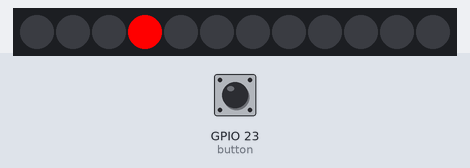
Bench run of a program on a simulated ESP32 board running MicroPython. On the bench: 12 RGB LEDs in strip order, left to right. The inputs (shaded band) are chosen by the test bench; at power-on: GPIO 23 (button) LOW. Dim RGB values are drawn brighter than linear; library files of the repository ran but are not shown: neopixel.py; what the program prints to the serial console is not drawn.

Above: at 1.24 s.
1.3 s: GPIO 23 (button) pulled HIGH for 0.15 s
At 1.48 s:
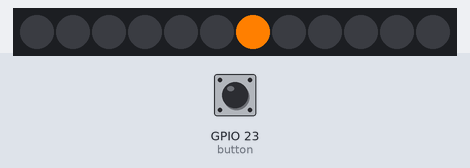
2.0 s: GPIO 23 (button) pulled HIGH for 1 s
At 2.06 s:
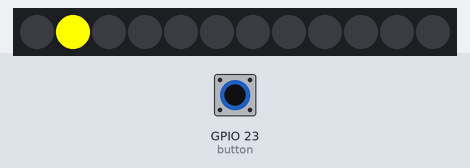
3.6 s: GPIO 23 (button) pulled HIGH for 0.15 s
At 3.71 s:
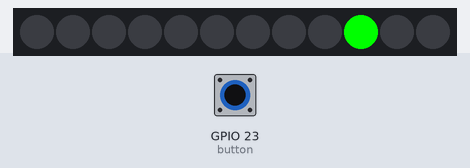
4.3 s: GPIO 23 (button) pulled HIGH for 3.2 s
At 4.37 s:
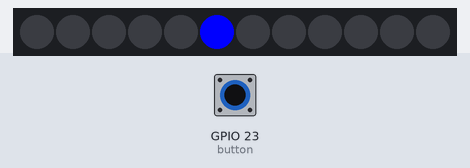
8.1 s: GPIO 23 (button) pulled HIGH for 0.15 s
At 8.23 s:
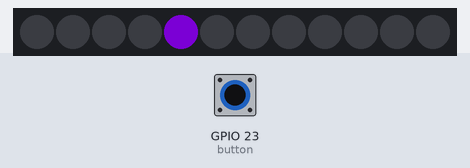
8.8 s: GPIO 23 (button) pulled HIGH for 1 s
At 8.89 s:
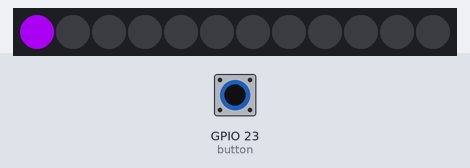

The program:

08-2.py
```python
# 實驗 #8-2：WS2812B 單顆燈順時針旋轉 + 按鈕切換彩虹顏色
# 執行環境：MicroPython v1.24.0 on ESP32-DevKitC

import machine
import neopixel
import time

# --- 硬體和常數定義 ---

# WS2812B LED 燈環設定
NUM_LEDS = 12
PIN_NEOPIXEL = 4

# 按鈕設定
PIN_BUTTON = 23

# 動畫和功能設定
ROTATION_INTERVAL_MS = 80  # LED 旋轉速度（毫秒），數值越小轉越快
DEBOUNCE_DELAY_MS = 50   # 按鈕去抖動延遲（毫秒）

# 彩虹顏色定義 (R, G, B)
COLORS = (
    (255, 0, 0),    # 0: 紅色
    (255, 127, 0),  # 1: 橙色
    (255, 255, 0),  # 2: 黃色
    (0, 255, 0),    # 3: 綠色
    (0, 0, 255),    # 4: 藍色
    (75, 0, 130),   # 5: 靛色
    (148, 0, 211)   # 6: 紫色
)
COLOR_NAMES = ("紅色", "橙色", "黃色", "綠色", "藍色", "靛色", "紫色")

# --- 硬體初始化 ---

# 初始化 NeoPixel 燈條
# machine.Pin(PIN_NEOPIXEL) 創建 GPIO 物件
# neopixel.NeoPixel() 創建燈條控制物件
np = neopixel.NeoPixel(machine.Pin(PIN_NEOPIXEL), NUM_LEDS)

# 初始化按鈕
# machine.Pin.IN: 設定為輸入模式
# machine.Pin.PULL_DOWN: 啟用內部下拉電阻，當按鈕未按下時，腳位會被穩定在低電位
button = machine.Pin(PIN_BUTTON, machine.Pin.IN, machine.Pin.PULL_DOWN)

# --- 狀態變數 ---

# LED 旋轉相關狀態
current_led_index = 0
last_move_time = 0

# 顏色切換相關狀態
current_color_index = 0

# 按鈕去抖動相關狀態
button_state = 0          # 當前穩定的按鈕狀態 (0=放開, 1=按下)
last_button_state = 0     # 上一次讀取到的按鈕狀態 (用於偵測變化)
last_debounce_time = 0    # 上次按鈕狀態發生變化的時間點

# --- 主程式 ---

print("實驗 #8-2 啟動...")
print("單顆燈將開始順時針旋轉。")
print("按下按鈕可切換彩虹顏色。")
print("目前顏色: ", COLOR_NAMES[current_color_index])

try:
    while True:
        # 獲取當前時間，用於所有非阻塞式計時
        now = time.ticks_ms()

        # --- 任務1: 處理 LED 順時針旋轉 (非阻塞式) ---
        # 檢查是否已達到旋轉的時間間隔
        if time.ticks_diff(now, last_move_time) > ROTATION_INTERVAL_MS:
            last_move_time = now  # 重置計時器

            # 1. 將所有 LED 燈熄滅
            np.fill((0, 0, 0))

            # 2. 計算下一個要亮燈的索引 (0-11)，使用 % 運算子實現循環
            current_led_index = (current_led_index + 1) % NUM_LEDS

            # 3. 獲取當前選擇的顏色
            current_color = COLORS[current_color_index]

            # 4. 點亮指定索引的 LED
            np[current_led_index] = current_color

            # 5. 將顏色資料寫入燈條使其生效
            np.write()

        # --- 任務2: 處理按鈕按下事件 (非阻塞式 + 去抖動) ---
        reading = button.value()

        # 如果讀取到的狀態與上次不同（可能發生抖動或真實按壓），重置去抖動計時器
        if reading != last_button_state:
            last_debounce_time = now

        # 檢查按鈕狀態是否已穩定超過去抖動延遲時間
        if time.ticks_diff(now, last_debounce_time) > DEBOUNCE_DELAY_MS:
            # 如果穩定後的新狀態與之前記錄的穩定狀態不同
            if reading != button_state:
                button_state = reading  # 更新穩定的按鈕狀態

                # 如果新的穩定狀態是 "按下" (高電位)
                if button_state == 1:
                    # 這是一次有效的按壓事件
                    # 切換到下一個顏色，使用 % 運算子實現循環
                    current_color_index = (current_color_index + 1) % len(COLORS)
                    print("顏色切換: ", COLOR_NAMES[current_color_index])

        # 更新上次讀取的狀態，為下一次循環做準備
        last_button_state = reading

except KeyboardInterrupt:
    print("程式被使用者中斷")

finally:
    # 程式結束時，確保所有 LED 都被關閉
    np.fill((0, 0, 0))
    np.write()
    print("程式結束，所有LED已關閉。")
```

Measured:
- after the input at 2.0 s, the LEDs: change after 0.06 s (image 2)
- after the input at 3.6 s, the LEDs: first differ from a run without the input after 0.10 s (image 3)
- after the input at 4.3 s, the LEDs: change after 0.06 s (image 4)
- after the input at 8.1 s, the LEDs: first differ from a run without the input after 0.13 s (image 5)
